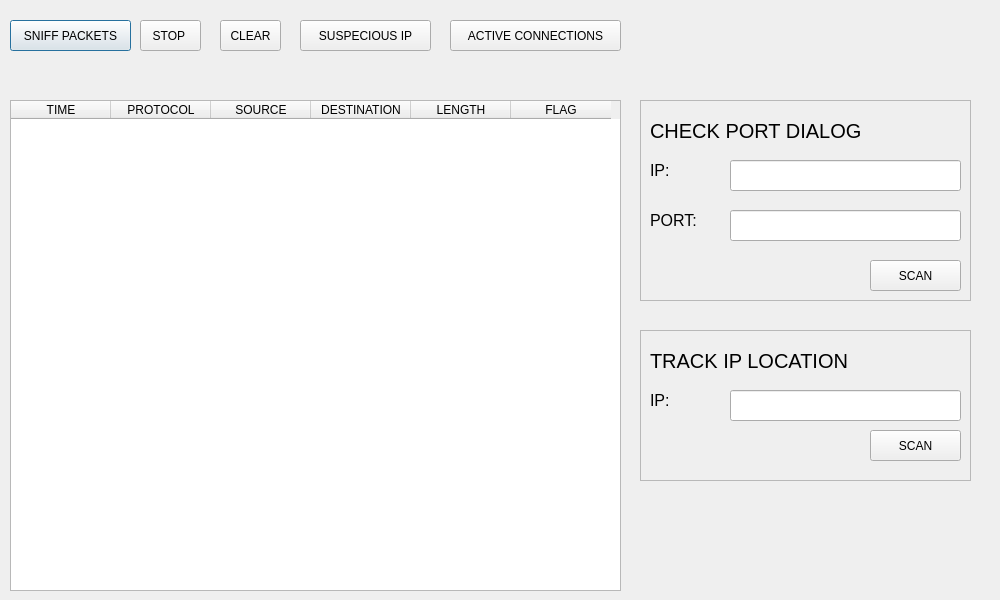
<?xml version="1.0" encoding="UTF-8"?>
<ui version="4.0">
 <class>Dialog</class>
 <widget class="QDialog" name="Dialog">
  <property name="geometry">
   <rect>
    <x>0</x>
    <y>0</y>
    <width>1000</width>
    <height>600</height>
   </rect>
  </property>
  <property name="windowTitle">
   <string>Dialog</string>
  </property>
  <widget class="QTableWidget" name="tableWidget">
   <property name="geometry">
    <rect>
     <x>10</x>
     <y>100</y>
     <width>611</width>
     <height>491</height>
    </rect>
   </property>
   <column>
    <property name="text">
     <string>TIME</string>
    </property>
   </column>
   <column>
    <property name="text">
     <string>PROTOCOL</string>
    </property>
   </column>
   <column>
    <property name="text">
     <string>SOURCE</string>
    </property>
   </column>
   <column>
    <property name="text">
     <string>DESTINATION</string>
    </property>
   </column>
   <column>
    <property name="text">
     <string>LENGTH</string>
    </property>
   </column>
   <column>
    <property name="text">
     <string>FLAG</string>
    </property>
   </column>
  </widget>
  <widget class="QPushButton" name="pushButton">
   <property name="geometry">
    <rect>
     <x>10</x>
     <y>20</y>
     <width>121</width>
     <height>31</height>
    </rect>
   </property>
   <property name="text">
    <string>SNIFF PACKETS</string>
   </property>
  </widget>
  <widget class="QPushButton" name="pushButton_2">
   <property name="geometry">
    <rect>
     <x>140</x>
     <y>20</y>
     <width>61</width>
     <height>31</height>
    </rect>
   </property>
   <property name="text">
    <string>STOP </string>
   </property>
  </widget>
  <widget class="QPushButton" name="pushButton_3">
   <property name="geometry">
    <rect>
     <x>450</x>
     <y>20</y>
     <width>171</width>
     <height>31</height>
    </rect>
   </property>
   <property name="text">
    <string>ACTIVE CONNECTIONS</string>
   </property>
  </widget>
  <widget class="QPushButton" name="pushButton_4">
   <property name="geometry">
    <rect>
     <x>300</x>
     <y>20</y>
     <width>131</width>
     <height>31</height>
    </rect>
   </property>
   <property name="text">
    <string>SUSPECIOUS IP</string>
   </property>
  </widget>
  <widget class="QFrame" name="frame">
   <property name="geometry">
    <rect>
     <x>640</x>
     <y>100</y>
     <width>331</width>
     <height>201</height>
    </rect>
   </property>
   <property name="frameShape">
    <enum>QFrame::StyledPanel</enum>
   </property>
   <property name="frameShadow">
    <enum>QFrame::Raised</enum>
   </property>
   <widget class="QLabel" name="label_5">
    <property name="geometry">
     <rect>
      <x>10</x>
      <y>10</y>
      <width>261</width>
      <height>41</height>
     </rect>
    </property>
    <property name="styleSheet">
     <string notr="true">font-size: 15pt;</string>
    </property>
    <property name="text">
     <string>CHECK PORT DIALOG</string>
    </property>
   </widget>
   <widget class="QPushButton" name="loginbutton">
    <property name="geometry">
     <rect>
      <x>230</x>
      <y>160</y>
      <width>91</width>
      <height>31</height>
     </rect>
    </property>
    <property name="styleSheet">
     <string notr="true"/>
    </property>
    <property name="text">
     <string>SCAN</string>
    </property>
   </widget>
   <widget class="QLineEdit" name="email">
    <property name="geometry">
     <rect>
      <x>90</x>
      <y>60</y>
      <width>231</width>
      <height>31</height>
     </rect>
    </property>
   </widget>
   <widget class="QLineEdit" name="password">
    <property name="geometry">
     <rect>
      <x>90</x>
      <y>110</y>
      <width>231</width>
      <height>31</height>
     </rect>
    </property>
   </widget>
   <widget class="QLabel" name="label_2">
    <property name="geometry">
     <rect>
      <x>10</x>
      <y>50</y>
      <width>71</width>
      <height>41</height>
     </rect>
    </property>
    <property name="styleSheet">
     <string notr="true">font-size: 12pt;</string>
    </property>
    <property name="text">
     <string>IP:</string>
    </property>
   </widget>
   <widget class="QLabel" name="label_3">
    <property name="geometry">
     <rect>
      <x>10</x>
      <y>100</y>
      <width>61</width>
      <height>41</height>
     </rect>
    </property>
    <property name="styleSheet">
     <string notr="true">font-size: 12pt;</string>
    </property>
    <property name="text">
     <string>PORT:</string>
    </property>
   </widget>
  </widget>
  <widget class="QFrame" name="frame_2">
   <property name="geometry">
    <rect>
     <x>640</x>
     <y>330</y>
     <width>331</width>
     <height>151</height>
    </rect>
   </property>
   <property name="frameShape">
    <enum>QFrame::StyledPanel</enum>
   </property>
   <property name="frameShadow">
    <enum>QFrame::Raised</enum>
   </property>
   <widget class="QLabel" name="label_6">
    <property name="geometry">
     <rect>
      <x>10</x>
      <y>10</y>
      <width>261</width>
      <height>41</height>
     </rect>
    </property>
    <property name="styleSheet">
     <string notr="true">font-size: 15pt;</string>
    </property>
    <property name="text">
     <string>TRACK IP LOCATION</string>
    </property>
   </widget>
   <widget class="QPushButton" name="loginbutton_2">
    <property name="geometry">
     <rect>
      <x>230</x>
      <y>100</y>
      <width>91</width>
      <height>31</height>
     </rect>
    </property>
    <property name="styleSheet">
     <string notr="true"/>
    </property>
    <property name="text">
     <string>SCAN</string>
    </property>
   </widget>
   <widget class="QLineEdit" name="email_2">
    <property name="geometry">
     <rect>
      <x>90</x>
      <y>60</y>
      <width>231</width>
      <height>31</height>
     </rect>
    </property>
   </widget>
   <widget class="QLabel" name="label_4">
    <property name="geometry">
     <rect>
      <x>10</x>
      <y>50</y>
      <width>71</width>
      <height>41</height>
     </rect>
    </property>
    <property name="styleSheet">
     <string notr="true">font-size: 12pt;</string>
    </property>
    <property name="text">
     <string>IP:</string>
    </property>
   </widget>
  </widget>
  <widget class="QPushButton" name="pushButton_5">
   <property name="geometry">
    <rect>
     <x>220</x>
     <y>20</y>
     <width>61</width>
     <height>31</height>
    </rect>
   </property>
   <property name="text">
    <string>CLEAR</string>
   </property>
  </widget>
 </widget>
 <resources/>
 <connections/>
</ui>
